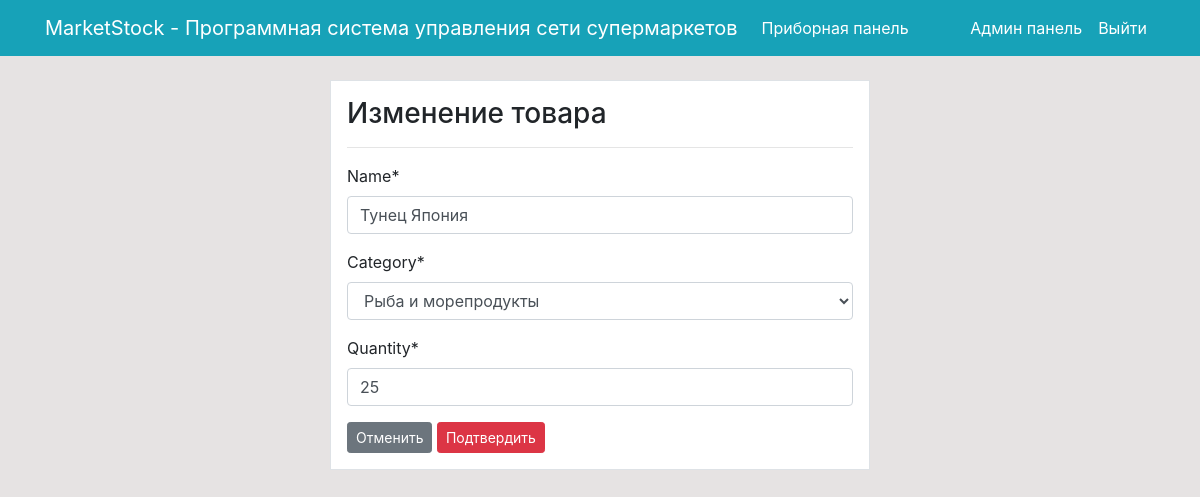
/products/edit/4/ (signed in), run on the app's committed database.
### dashboard/models.py (models this page shows, shortened)
class Product(models.Model):
    name = models.CharField(max_length=100, null=True)
    category = models.CharField(max_length=20 , choices=CATEGORY, null=True)
    quantity = models.PositiveIntegerField(null=True)

### dashboard/views.py (the view)
# urls.py: path('products/edit/<int:pk>/', dashboard.views.product_edit, name='Изменить продукт'),
@login_required(login_url='Вход')
def product_edit(request, pk):
    item = Product.objects.get(id=pk)
    if request.method == 'POST':
        form = ProductForm(request.POST, instance=item)
        if form.is_valid():
            form.save()
            return redirect('Продукты')
    else:
        form = ProductForm(instance=item)
    context = {
        'form': form,
    }
    return render(request, 'dashboard/product_edit.html', context)

### dashboard/forms.py
class ProductForm(forms.ModelForm):
    class Meta:
        model = Product
        fields = '__all__'

### templates/dashboard/product_edit.html (shortened to what this page needs)
{% extends 'partials/base.html' %}
{% load crispy_forms_tags %}
{% block content %}
<div class="row my-4">
    <div class="col-md-6 offset-md-3">
        <div class="border p-3 bg-white">
            <h3>Изменение товара</h3>
            <hr>
            <form method="POST">
                {{ form | crispy }}
                <a class="btn btn-secondary btn-sm" href="{% url 'Продукты' %}">Отменить</a>
                <input class="btn btn-danger btn-sm" type="submit" value="Подтвердить">
            </form>
        </div>
    </div>
</div>
{% endblock %}

### static/style.css (style rules this page uses)
body { background: rgb(230, 227, 227); }

### data on the page
Product: name "Тунец Япония", category "Рыба и морепродукты", quantity "25"
